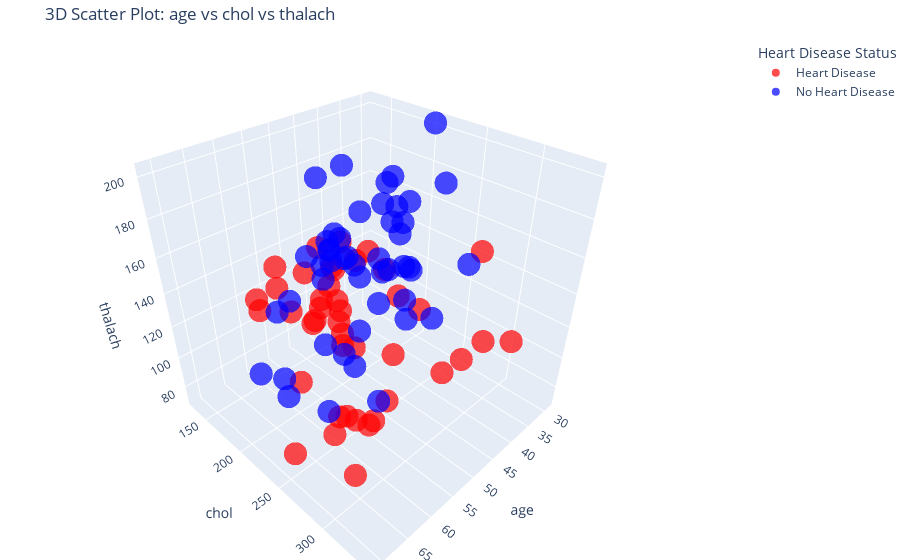

Notebook cell for this chart:
### Markdown cell above
## 7. 3D Visualization of Data (using Plotly)

### Code cell
# Select three features for visualization
feature1 = 'age'
feature2 = 'chol' # Cholesterol
feature3 = 'thalach' # Max heart rate achieved

# Create a temporary DataFrame for plotting with target variable
# Ensure X_test and y_test are available from the split
if 'X_test' in locals() and 'y_test' in locals():
    plot_df = X_test.copy()
    plot_df['target'] = y_test
    # Map target numeric to string for better legend
    plot_df['target_label'] = plot_df['target'].map({0: 'No Heart Disease', 1: 'Heart Disease'})


    # Create the 3D scatter plot
    fig_3d = px.scatter_3d(plot_df,
                           x=feature1,
                           y=feature2,
                           z=feature3,
                           color='target_label',
                           title=f'3D Scatter Plot: {feature1} vs {feature2} vs {feature3}',
                           labels={'target_label': 'Heart Disease Status'},
                           color_discrete_map={'No Heart Disease': 'blue', 'Heart Disease': 'red'},
                           opacity=0.7)

    fig_3d.update_layout(margin=dict(l=0, r=0, b=0, t=40)) # Adjust layout
    fig_3d.show()
else:
    print("Skipping 3D plot as test data is not available.")

### Figure 1 — Plotly figure (JSON) as saved in the notebook; plotly's stock layout.template omitted (floating-point values rounded to 4 significant figures)
{"data": [{"hovertemplate": "Heart Disease Status=Heart Disease<br>age=%{x}<br>chol=%{y}<br>thalach=%{z}<extra></extra>", "legendgroup": "Heart Disease", "marker": {"color": "red", "opacity": 0.7, "symbol": "circle"}, "mode": "markers", "name": "Heart Disease", "scene": "scene", "showlegend": true, "type": "scatter3d", "x": [67.0, 58.0, 57.0, 58.0, 58.0, 57.0, 56.0, 60.0, 49.0, 50.0, 62.0, 45.0, 67.0, 43.0, 59.0, 67.0, 46.0, 49.0, 52.0, 54.0, 66.0, 58.0, 62.0, 62.0, 70.0, 57.0, 60.0, 44.0, 35.0, 58.0, 55.0, 58.0, 56.0, 61.0, 65.0, 46.0, 42.0, 66.0, 57.0, 62.0, 57.0, 67.0], "y": [237.0, 259.0, 232.0, 224.0, 234.0, 335.0, 288.0, 258.0, 149.0, 233.0, 281.0, 264.0, 212.0, 341.0, 249.0, 299.0, 231.0, 188.0, 230.0, 188.0, 228.0, 225.0, 263.0, 294.0, 322.0, 274.0, 185.0, 169.0, 282.0, 216.0, 205.0, 300.0, 283.0, 207.0, 282.0, 311.0, 315.0, 246.0, 241.0, 268.0, 131.0, 286.0], "z": [71.0, 130.0, 164.0, 173.0, 156.0, 143.0, 133.0, 141.0, 126.0, 163.0, 103.0, 132.0, 150.0, 136.0, 143.0, 125.0, 147.0, 139.0, 160.0, 113.0, 165.0, 146.0, 97.0, 106.0, 109.0, 88.0, 155.0, 144.0, 156.0, 131.0, 130.0, 171.0, 103.0, 138.0, 174.0, 120.0, 125.0, 120.0, 123.0, 160.0, 115.0, 108.0]}, {"hovertemplate": "Heart Disease Status=No Heart Disease<br>age=%{x}<br>chol=%{y}<br>thalach=%{z}<extra></extra>", "legendgroup": "No Heart Disease", "marker": {"color": "blue", "opacity": 0.7, "symbol": "circle"}, "mode": "markers", "name": "No Heart Disease", "scene": "scene", "showlegend": true, "type": "scatter3d", "x": [39.0, 60.0, 41.0, 71.0, 50.0, 44.0, 45.0, 42.0, 54.0, 44.0, 51.0, 65.0, 54.0, 66.0, 34.0, 37.0, 46.0, 58.0, 66.0, 52.0, 42.0, 49.0, 54.0, 53.0, 59.0, 56.0, 64.0, 54.0, 49.0, 50.0, 57.0, 64.0, 50.0, 68.0, 48.0, 44.0, 58.0, 52.0, 42.0, 64.0, 58.0, 64.0, 56.0, 47.0, 29.0, 59.0, 55.0, 37.0], "y": [199.0, 240.0, 157.0, 265.0, 244.0, 233.0, 160.0, 265.0, 288.0, 242.0, 261.0, 269.0, 232.0, 226.0, 182.0, 215.0, 204.0, 211.0, 302.0, 201.0, 209.0, 271.0, 267.0, 234.0, 270.0, 240.0, 227.0, 214.0, 269.0, 196.0, 303.0, 211.0, 254.0, 211.0, 255.0, 141.0, 248.0, 199.0, 295.0, 313.0, 283.0, 263.0, 236.0, 253.0, 204.0, 234.0, 250.0, 250.0], "z": [179.0, 171.0, 182.0, 130.0, 162.0, 179.0, 138.0, 122.0, 159.0, 149.0, 186.0, 148.0, 165.0, 114.0, 174.0, 170.0, 172.0, 165.0, 151.0, 158.0, 173.0, 162.0, 167.0, 160.0, 145.0, 169.0, 155.0, 158.0, 163.0, 163.0, 159.0, 144.0, 159.0, 115.0, 175.0, 175.0, 122.0, 162.0, 162.0, 133.0, 162.0, 105.0, 178.0, 179.0, 202.0, 161.0, 161.0, 187.0]}], "layout": {"legend": {"title": {"text": "Heart Disease Status"}, "tracegroupgap": 0}, "margin": {"b": 0, "l": 0, "r": 0, "t": 40}, "scene": {"domain": {"x": [0, 1], "y": [0, 1]}, "xaxis": {"title": {"text": "age"}}, "yaxis": {"title": {"text": "chol"}}, "zaxis": {"title": {"text": "thalach"}}}, "title": {"text": "3D Scatter Plot: age vs chol vs thalach"}}}
